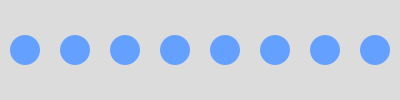
Frame 1 (no input)
Frame 60 (the mouse pressed at the canvas centre just before this capture): identical to frame 1, image omitted
Frame 120 (the mouse held since frame 60 and released just before this capture): identical to frame 1, image omitted

The Processing sketch that drew this single still picture (run headless with seeded random() and noise(); from frame 60 on, the mouse is pressed at the canvas centre):

// Processing sketch: loop-row
// ── loop-row.pde
// Loop Row
// One line of drawing code, repeated by a loop instead of being
// copied by hand. Compare this with the manual version in the
// worksheet.

void setup() {
  size(400, 100);
}

void draw() {
  background(220);
  noStroke();
  fill(100, 160, 255);

  for (int i = 0; i < 8; i++) {
    float x = 25 + i * 50;
    circle(x, 50, 30);
  }
}
